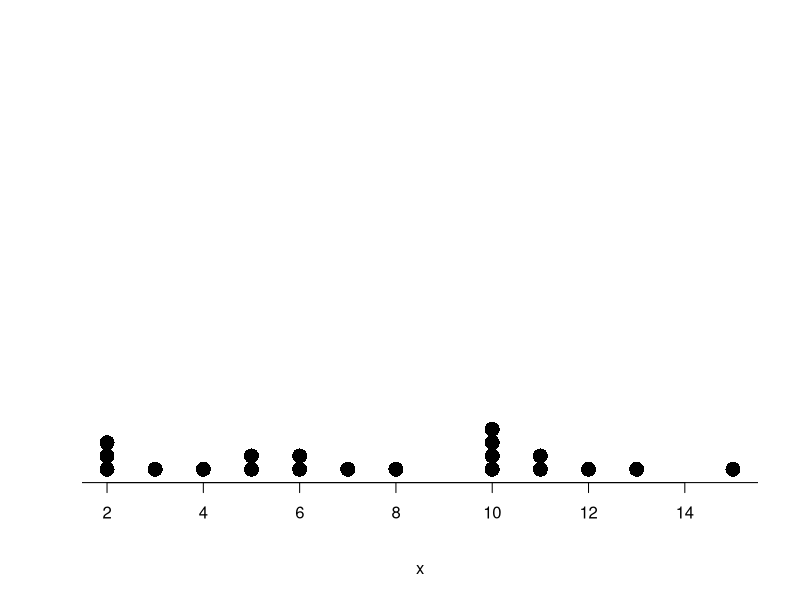
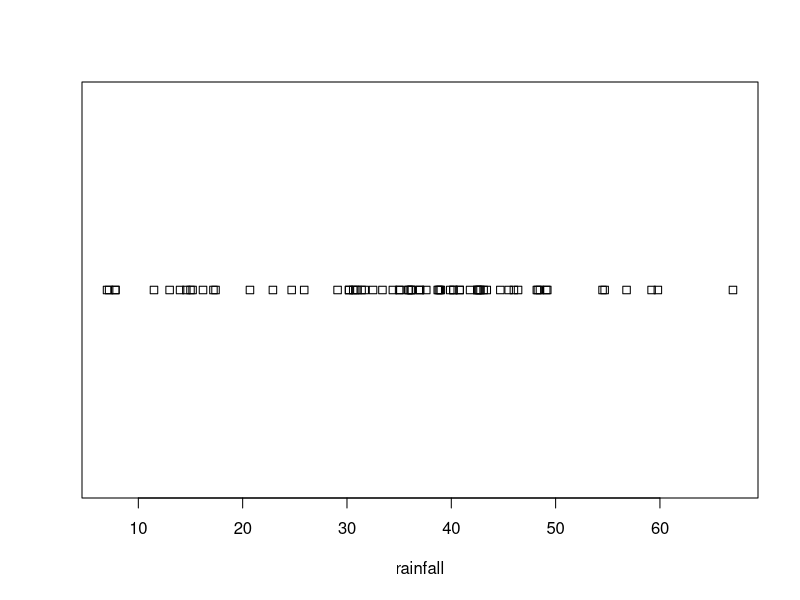
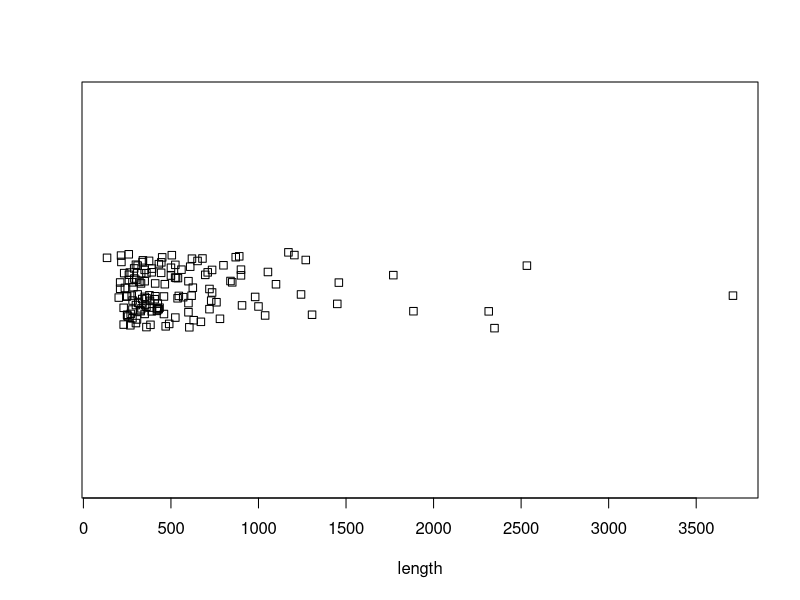
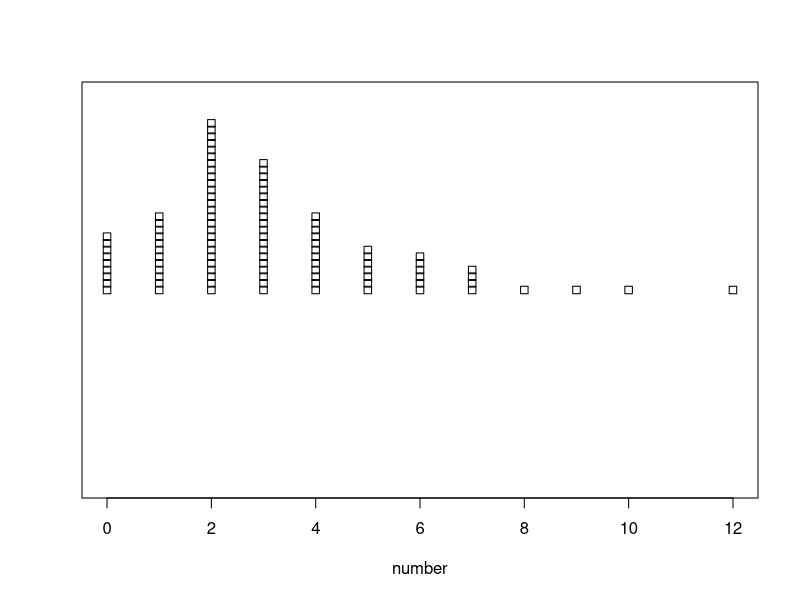
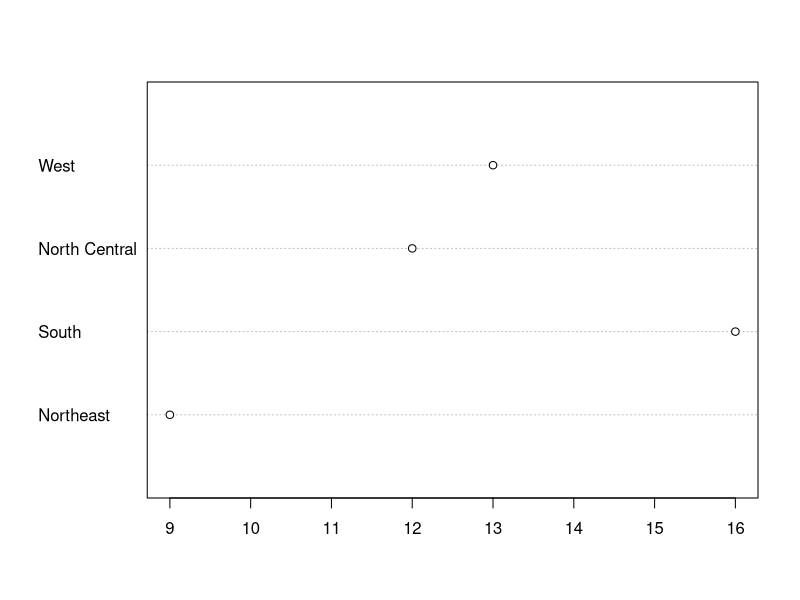

Write R code to recreate these figures, in order.
x<-c(2,3,5,6,10,15,12,10,8,10,13,11,11,2,5,7,4,2,10,6)
library('RcmdrMisc')
Dotplot(x)

stripchart(precip,method = 'overplot' ,xlab = "rainfall") #default method
stripchart(rivers, method = "jitter", xlab = "length")
stripchart(discoveries, method = "stack", xlab = "number")

y <- table(state.region)
dotchart(as.vector(y), labels = names(y))
